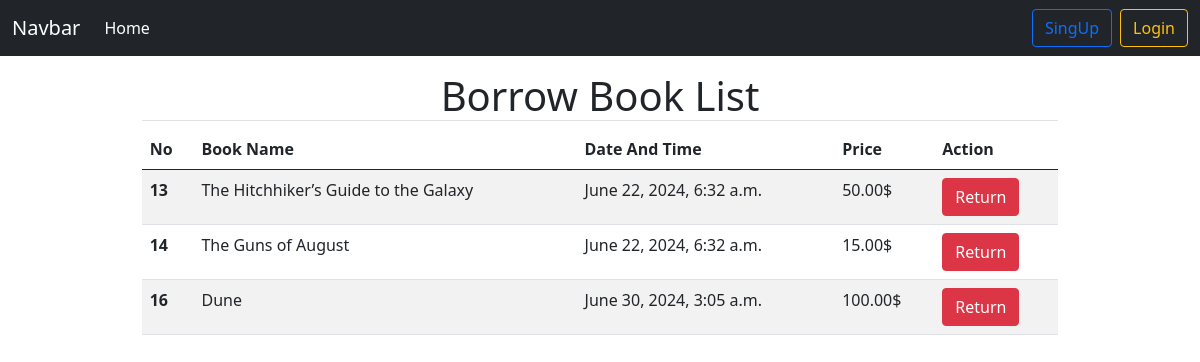
/profile/, run on the app's committed database.
### Books/models.py (models this page shows, shortened)
class BookBorrow(models.Model):
    date = models.DateTimeField(auto_now_add=True)
    borrower = models.ForeignKey(User,on_delete=models.CASCADE)
    book = models.ForeignKey(BookModel,on_delete=models.CASCADE)

class BookModel(models.Model):
    name = models.CharField(max_length=100)
    image = models.ImageField(upload_to='Media/',blank=True)
    description = models.TextField()
    borrowingPrice = models.DecimalField(decimal_places=2,max_digits=5)
    category = models.ForeignKey(CategoryModel,on_delete=models.CASCADE)

### Core/views.py (the view)
# urls.py: path('profile/',BookBorrowView,name='profile'),
def BookBorrowView(request):
    books = BookBorrow.objects.all()
    return render(request,'profile.html',{'books':books})

### templates/profile.html
{% extends "base.html" %}
{% block content %}
{% if books %}
<div class="col-10 mx-auto my-3">
    <h1 class="text-center border-bottom">Borrow Book List</h1>
    <table class="table table-striped">
        <thead>
          <tr>
            <th scope="col">No</th>
            <th scope="col">Book Name</th>
            <th scope="col">Date And Time</th>
            <th scope="col">Price</th>
            <th scope="col">Action</th>
          </tr>
        </thead>
        <tbody>
          {% for book in books %}
          <tr>
            <th scope="row">{{book.id}}</th>
            <td>{{book.book.name}}</td>
            <td>{{book.date}}</td>
            <td>{{book.book.borrowingPrice}}$</td>
            <td><a class="btn btn-danger" href={% url "returnbook" book.id %}>Return</a></td>
          </tr>
          {% endfor %}
        </tbody>
    </table>
</div>
{% endif %}
{% endblock content %}

### data on the page
BookBorrow: id "13", book.name "The Hitchhiker’s Guide to the Galaxy", date "June 22, 2024, 6:32 a.m.", book.borrowingPrice "50.00"
BookBorrow: id "14", book.name "The Guns of August", date "June 22, 2024, 6:32 a.m.", book.borrowingPrice "15.00"
BookBorrow: id "16", book.name "Dune", date "June 30, 2024, 3:05 a.m.", book.borrowingPrice "100.00"
